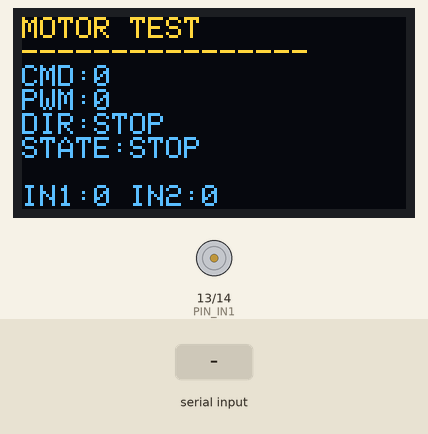
This sketch was run on a simulated ESP32-S3. On the bench: 128×64 one-colour display, motor-driver pin pairs drawn as motors (green arrow = first pin HIGH = forward, orange = second pin HIGH = backward, longer = more drive). Inputs (shaded band) come from the test bench. The OLED is the two-colour kind (top 16 rows yellow); what the sketch prints to the serial monitor is not drawn.

Above: at 1.3 s.
1.4 s: "F90\n" received over Serial
At 2.5 s:
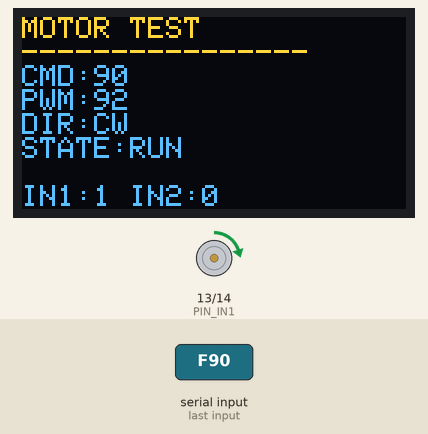
2.9 s: "B90\n" received over Serial
At 4.0 s:
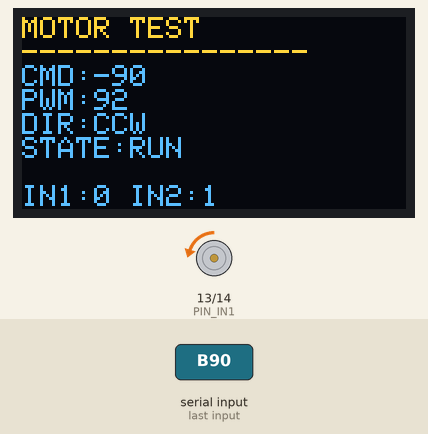
4.5 s: "BR\n" received over Serial
At 4.9 s:
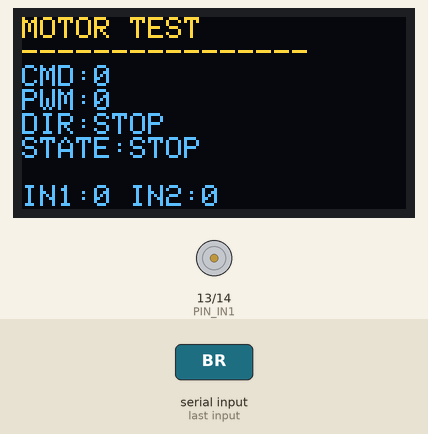
Timing chart, 0 to 7.5 s (numbered marks = the images above; inputs shaded):
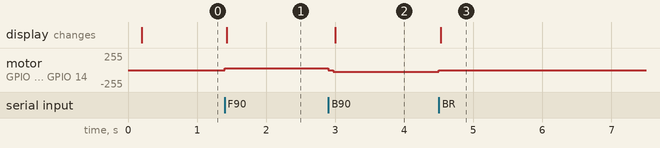

The sketch:

test07_motor.ino
```cpp
#include <Arduino.h>
#include <Wire.h>
#include <Adafruit_SSD1306.h>

// TEST 07 - Motor Driver / H-Bridge (DRV8833 Parallel Mode)

// OLED SSD1306 128x64 I2C 0x3C SDA8 SCL9
#define OLED_SDA 8
#define OLED_SCL 9
#define OLED_ADDR 0x3C
#define OLED_W 128
#define OLED_H 64
Adafruit_SSD1306 display(OLED_W, OLED_H, &Wire, -1);
bool oled_ok = false;
// Phu hop: ESP32-S3
// Pin theo PinConfig.h: PIN_MOTOR_IN1=13, PIN_MOTOR_IN2=14
// API theo drivers/MotorDriver:
//   Config { in1=13, in2=14, pwm_freq=20000, pwm_resolution=10, ch in1=0, ch in2=1 }
//   setSpeed(signed -1000..+1000), brake(), coast()
//
// Note:
//  - Khong dung nSLEEP bang GPIO (PinConfig note: hardware-controlled / pending verification)
//  - Bo loi NFAULT doc tren GPIO7 (xung dot voi FAN_FET_PWM=7) cua test cu "Dong co"
//  - Experimental (giu lai): PWM_FREQ_HZ=20000, DIRECTION_CHANGE_DELAY_MS=75
//  - Production dung 10-bit (max 1023); test cu dung 8-bit -> nay theo MotorDriver
//
// KHONG upload quen khong tho! Day la testcase build/static.

#define PIN_IN1   13
#define PIN_IN2   14

#define PWM_FREQ_HZ        20000
#define PWM_RES_BITS       10
#define PWM_MAX_DUTY       ((1u << PWM_RES_BITS) - 1)

#define SPEED_MAX          1000
#define DIR_CHANGE_DELAY_MS 75   // experimental: giu tu test cu

String input = "";
int16_t current_speed = 0;

void motorApply(int16_t speed) {
    int16_t spd = constrain(speed, -SPEED_MAX, SPEED_MAX);

    if (spd > 0) {
        if (current_speed < 0) { coast(); delay(DIR_CHANGE_DELAY_MS); }
        uint16_t duty = map(abs(spd), 0, SPEED_MAX, 0, PWM_MAX_DUTY);
        ledcWrite(PIN_IN1, duty);
        ledcWrite(PIN_IN2, 0);
    } else if (spd < 0) {
        if (current_speed > 0) { coast(); delay(DIR_CHANGE_DELAY_MS); }
        uint16_t duty = map(abs(spd), 0, SPEED_MAX, 0, PWM_MAX_DUTY);
        ledcWrite(PIN_IN1, 0);
        ledcWrite(PIN_IN2, duty);
    } else {
        ledcWrite(PIN_IN1, 0);
        ledcWrite(PIN_IN2, 0);
    }
    current_speed = spd;
}

void coast() {
    ledcWrite(PIN_IN1, 0);
    ledcWrite(PIN_IN2, 0);
    current_speed = 0;
    Serial.printf("[MOTOR] COAST (IN1=0 IN2=0)\r\n");
}

void brake() {
    ledcWrite(PIN_IN1, PWM_MAX_DUTY);
    ledcWrite(PIN_IN2, PWM_MAX_DUTY);
    current_speed = 0;
    Serial.printf("[MOTOR] BRAKE (IN1=MAX IN2=MAX)\r\n");
}

void printStatus() {
    Serial.printf("[MOTOR] speed=%d/1000 IN1=%u IN2=%u\r\n",
                  current_speed,
                  PIN_IN1, PIN_IN2);
}

void updateOled() {
    if (!oled_ok) return;
    display.clearDisplay();
    display.setTextSize(1);
    display.setTextColor(SSD1306_WHITE);
    display.setCursor(0, 0);
    display.println("MOTOR TEST");
    display.println("----------------");
    char buf[32];
    snprintf(buf, sizeof(buf), "CMD:%d", current_speed);
    display.println(buf);
    // PWM from current_speed
    int pwm = 0;
    if (current_speed != 0) pwm = map(abs(current_speed), 0, SPEED_MAX, 0, PWM_MAX_DUTY);
    snprintf(buf, sizeof(buf), "PWM:%d", pwm);
    display.println(buf);
    const char* dir = (current_speed > 0) ? "CW" : (current_speed < 0) ? "CCW" : "STOP";
    const char* state = (current_speed == 0) ? "STOP" : "RUN";
    snprintf(buf, sizeof(buf), "DIR:%s", dir);
    display.println(buf);
    display.print("STATE:");
    display.println(state);
    // IN1/IN2
    snprintf(buf, sizeof(buf), "IN1:%d IN2:%d", digitalRead(PIN_IN1), digitalRead(PIN_IN2));
    display.setCursor(0, 56);
    display.print(buf);
    display.display();
}

void printHelp() {
    Serial.println("[CMD] F<speed> : forward 0..1000");
    Serial.println("[CMD] B<speed> : backward 0..1000");
    Serial.println("[CMD] S        : stop (coast)");
    Serial.println("[CMD] BR       : brake");
    Serial.println("[CMD] ST       : status");
    Serial.println("[CMD] H        : help");
}

void setup() {
    Serial.begin(115200);
    delay(100);
    while (!Serial && millis() < 3000) {}

    Serial.println();
    Serial.println("=== TEST 07 : MOTOR / DRV8833 (Parallel) ===");
    Serial.printf("IN1=GPIO%u IN2=GPIO%u PWM=%uHz %u-bit\r\n",
                  PIN_IN1, PIN_IN2, PWM_FREQ_HZ, PWM_RES_BITS);

    pinMode(PIN_IN1, OUTPUT);
    pinMode(PIN_IN2, OUTPUT);
    digitalWrite(PIN_IN1, LOW);
    digitalWrite(PIN_IN2, LOW);

    // OLED init
    Wire.begin(OLED_SDA, OLED_SCL);
    if (!display.begin(SSD1306_SWITCHCAPVCC, OLED_ADDR)) {
        oled_ok = false;
        Serial.println("[OLED] INIT FAIL");
    } else {
        oled_ok = true;
        display.clearDisplay();
        display.setTextSize(1);
        display.setTextColor(SSD1306_WHITE);
        display.setCursor(0, 0);
        display.println("MOTOR TEST");
        display.println("----------------");
        display.println("INIT");
        display.display();
        Serial.println("[OLED] INIT PASS");
    }

    if (!ledcAttach(PIN_IN1, PWM_FREQ_HZ, PWM_RES_BITS) ||
        !ledcAttach(PIN_IN2, PWM_FREQ_HZ, PWM_RES_BITS)) {
        Serial.println("[MOTOR] ERROR: ledcAttach failed");
        if (oled_ok) {
            display.clearDisplay();
            display.setCursor(0, 0);
            display.println("MOTOR TEST");
            display.println("ERROR: ledcAttach");
            display.display();
        }
        return;
    }
    ledcWrite(PIN_IN1, 0);
    ledcWrite(PIN_IN2, 0);
    Serial.println("[MOTOR] PWM OK - motor coasting");
    printHelp();
    updateOled();
}

void loop() {
    if (Serial.available()) {
        input = Serial.readStringUntil('\n');
        input.trim();
        input.toUpperCase();
        if (input.length() == 0) return;

        char type = input.charAt(0);

        if ((type == 'F' || type == 'B') && input.length() > 1) {
            int16_t speed = (int16_t)input.substring(1).toInt();
            speed = constrain(speed, 0, SPEED_MAX);
            int16_t signed_speed = (type == 'F') ? speed : -speed;
            motorApply(signed_speed);
            Serial.printf("[MOTOR] %s speed=%d\r\n",
                          (signed_speed < 0) ? "BACKWARD" : "FORWARD", speed);
            updateOled();
        } else if (input == "S") {
            coast();
            updateOled();
        } else if (input == "BR") {
            brake();
            updateOled();
        } else if (input == "ST") {
            printStatus();
            updateOled();
        } else if (input == "H") {
            printHelp();
        } else {
            Serial.println("[MOTOR] unknown - type H");
        }
    }
}
```

Measured:
- after the input at 1.4 s, motor on GPIO 13 (PIN_IN1) / GPIO 14 (PIN_IN2): stopped → forward 23/255 at once; the display: changes at once (image 1)
- after the input at 2.9 s, motor on GPIO 13 (PIN_IN1) / GPIO 14 (PIN_IN2): forward 23/255 → stopped at once, → backward 23/255 0.08 s later; the display: changes after 0.10 s (image 2)
- after the input at 4.5 s, motor on GPIO 13 (PIN_IN1) / GPIO 14 (PIN_IN2): backward 23/255 → stopped at once; the display: changes at once (image 3)
